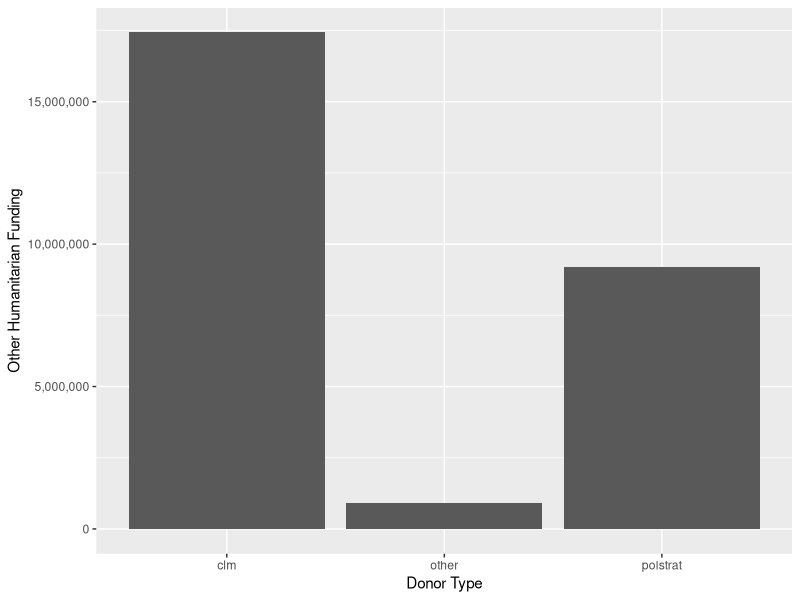
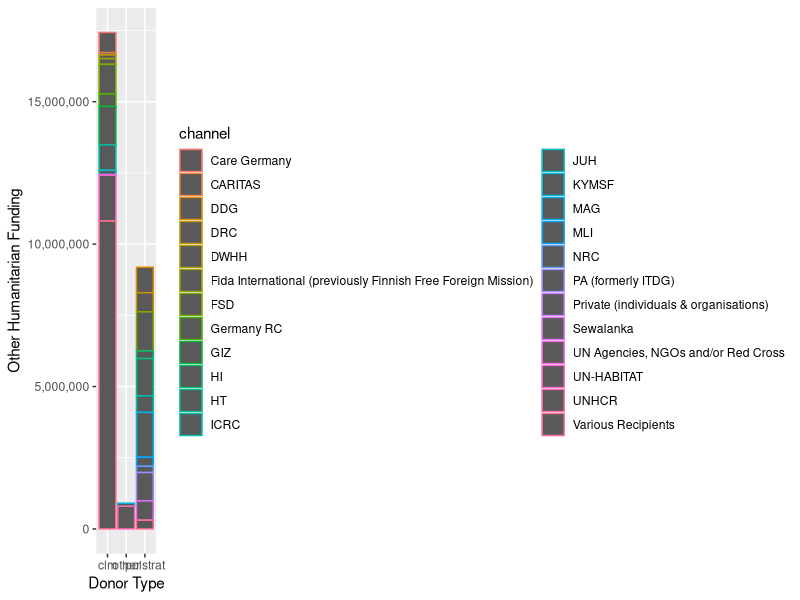
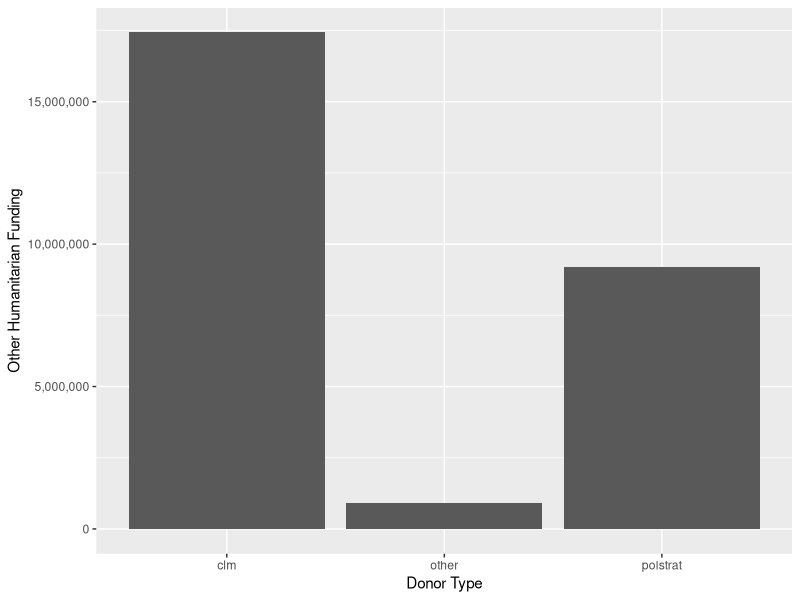
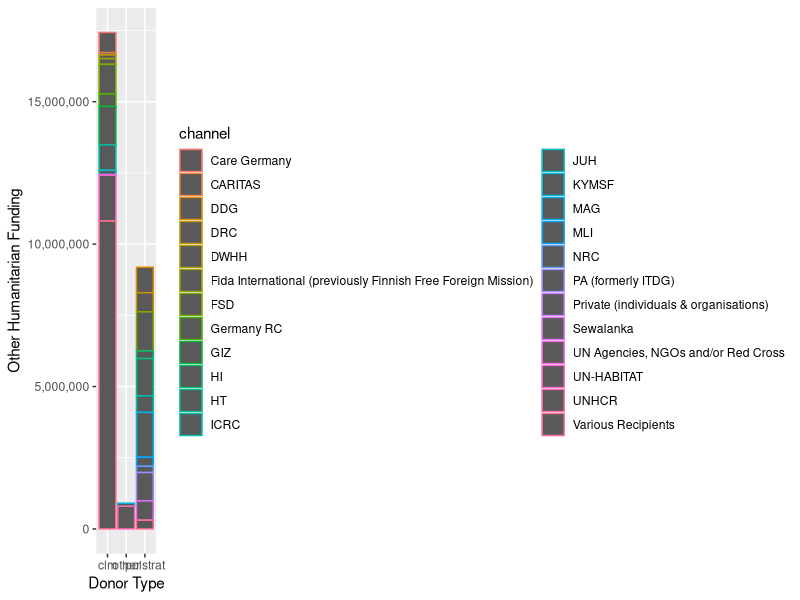

Write R code to recreate these figures, in order.
# Aid Trends
# Bastiaan Quast
# bquast@gmail.com

# load packages
library(plm)
library(plyr)
library(ggplot2)
library(scales)

# load the data
ocha <- read.csv('ocha_R4_A963___1406131346.csv', sep=';')

# inspect the data
View(ocha)
str(ocha)

# rename to lowercase
names(ocha) <- tolower(names(ocha))
ocha$funding...usd

# numeric donation
amount <- ocha$funding...usd
amount <- gsub(',', '', amount)
ocha$amount <- as.numeric(amount)
rm(amount)

# add clm variable
clm.list <- c('Czech Republic', 'Denmark', 'Finland', 'Germany', 'Luxembourg', 'Netherlands', 'Norway', 'Sweden', 'Switzerland', 'Iceland')
pol.strat.list <- c('Canada', 'European Commission Humanitarian Aid Office', 'United States of America', 'UNICEF National Committee/United Kingdom', 'UNICEF National Committee/Ireland')
ocha$donor.type <- ifelse(ocha$donor %in% clm.list, 'clm',
                          ifelse(ocha$donor %in% pol.strat.list, 'polstrat', 'other'
                          )
) 

# summarise data
aggregate <- ddply(ocha, .(donor.type), summarize, total.aid=sum(amount))
aggregate

# plot data
plot <- ggplot(aggregate, aes(donor.type, weight=total.aid) )
plot <- plot + geom_bar()
plot <- plot + scale_y_continuous(name='Other Humanitarian Funding' , labels=comma) + xlab('Donor Type')
plot

png('ocha2012.png')
print(plot)
dev.off()

# even better

breakdown <- ddply(ocha, .(donor.type, channel), summarize, total.aid=sum(amount))
breakdown

bd.plot <- ggplot(breakdown, aes(donor.type, weight=total.aid, color=channel))
bd.plot <- bd.plot + geom_bar()
bd.plot <- bd.plot + scale_y_continuous(name='Other Humanitarian Funding' , labels=comma) + xlab('Donor Type')
bd.plot

png('bd.ocha2012.png')
print(bd.plot)
dev.off()
